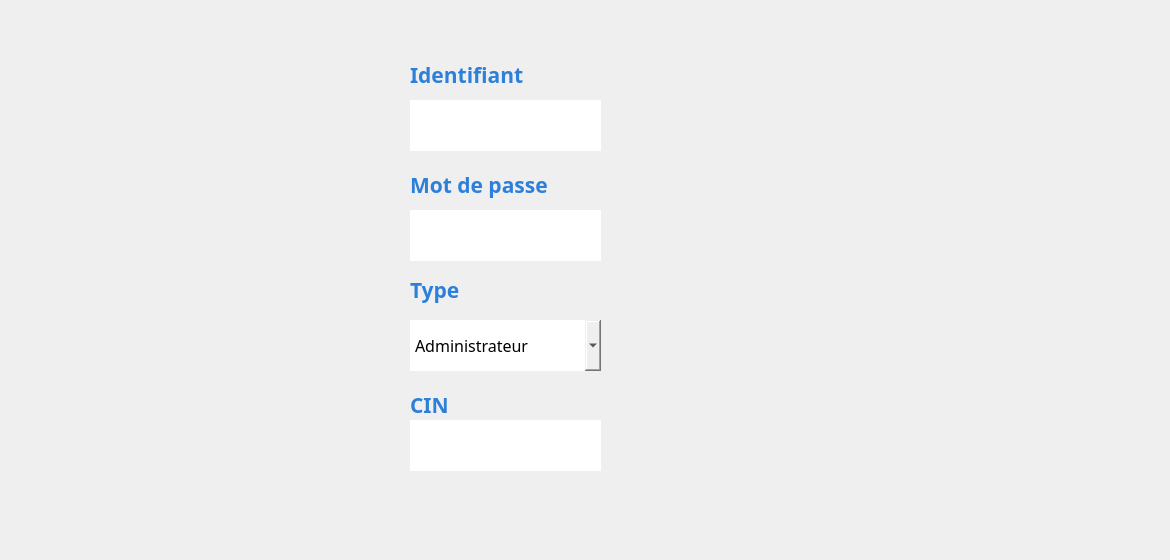
      <widget class="QWidget" name="MAJ_compte">
       <property name="styleSheet">
        <string notr="true">#MAJ_compte {
background-color: transparent;
border-image: url(:background.jpg);
background: none;
border: none;
background-repeat: none;
}
</string>
       </property>
       <widget class="QLineEdit" name="lineEdit_ID_MAJ_compte">
        <property name="enabled">
         <bool>true</bool>
        </property>
        <property name="geometry">
         <rect>
          <x>410</x>
          <y>100</y>
          <width>191</width>
          <height>51</height>
         </rect>
        </property>
        <property name="font">
         <font>
          <family>Javanese Text</family>
          <pointsize>12</pointsize>
         </font>
        </property>
        <property name="autoFillBackground">
         <bool>false</bool>
        </property>
        <property name="styleSheet">
         <string notr="true">#lineEdit_ID_MAJ_compte {
background-color: transparent;
border-image: url(:champs.png);
background: none;
border: none;
background-repeat: none;
}
</string>
        </property>
        <property name="text">
         <string/>
        </property>
        <property name="cursorPosition">
         <number>0</number>
        </property>
        <property name="readOnly">
         <bool>true</bool>
        </property>
       </widget>
       <widget class="QLineEdit" name="lineEdit_mdp_MAJ_compte">
        <property name="geometry">
         <rect>
          <x>410</x>
          <y>210</y>
          <width>191</width>
          <height>51</height>
         </rect>
        </property>
        <property name="font">
         <font>
          <family>Javanese Text</family>
          <pointsize>12</pointsize>
         </font>
        </property>
        <property name="styleSheet">
         <string notr="true">#lineEdit_mdp_MAJ_compte {
background-color: transparent;
border-image: url(:champs.png);
background: none;
border: none;
background-repeat: none;
}
</string>
        </property>
        <property name="text">
         <string/>
        </property>
       </widget>
       <widget class="QComboBox" name="comboBox_Type_MAJ_compte">
        <property name="geometry">
         <rect>
          <x>410</x>
          <y>320</y>
          <width>191</width>
          <height>51</height>
         </rect>
        </property>
        <property name="font">
         <font>
          <family>Javanese Text</family>
          <pointsize>12</pointsize>
         </font>
        </property>
        <property name="styleSheet">
         <string notr="true">#comboBox_Type_MAJ_compte{
background-color: transparent;
border-image: url(:champs.png);
background: none;
border: none;
background-repeat: none;
}
</string>
        </property>
        <item>
         <property name="text">
          <string>Administrateur</string>
         </property>
        </item>
        <item>
         <property name="text">
          <string>Agent</string>
         </property>
        </item>
       </widget>
       <widget class="QLineEdit" name="lineEdit_cin_MAJ_compte">
        <property name="geometry">
         <rect>
          <x>410</x>
          <y>420</y>
          <width>191</width>
          <height>51</height>
         </rect>
        </property>
        <property name="font">
         <font>
          <family>Javanese Text</family>
          <pointsize>12</pointsize>
         </font>
        </property>
        <property name="styleSheet">
         <string notr="true">#lineEdit_cin_MAJ_compte {
background-color: transparent;
border-image: url(:champs.png);
background: none;
border: none;
background-repeat: none;
}
</string>
        </property>
        <property name="text">
         <string/>
        </property>
       </widget>
       <widget class="QPushButton" name="pushButton_Save_compte_MAJ">
        <property name="enabled">
         <bool>true</bool>
        </property>
        <property name="geometry">
         <rect>
          <x>880</x>
          <y>440</y>
          <width>171</width>
          <height>51</height>
         </rect>
        </property>
        <property name="styleSheet">
         <string notr="true">#pushButton_Save_compte_MAJ {
background-color: transparent;
border-image: url(:Enregistrer.png);
background: none;
border: none;
background-repeat: none;
}

</string>
        </property>
        <property name="text">
         <string/>
        </property>
       </widget>
       <widget class="QPushButton" name="pushButton_Annuler_compte_MAJ">
        <property name="geometry">
         <rect>
          <x>880</x>
          <y>500</y>
          <width>171</width>
          <height>51</height>
         </rect>
        </property>
        <property name="styleSheet">
         <string notr="true">#pushButton_Annuler_compte_MAJ {
background-color: transparent;
border-image: url(:Annuler.png);
background: none;
border: none;
background-repeat: none;
}</string>
        </property>
        <property name="text">
         <string/>
        </property>
       </widget>
       <widget class="QPushButton" name="pushButton_Close_compte_MAJ">
        <property name="geometry">
         <rect>
          <x>1130</x>
          <y>10</y>
          <width>31</width>
          <height>31</height>
         </rect>
        </property>
        <property name="styleSheet">
         <string notr="true">#pushButton_Close_compte_MAJ {
background-color: transparent;
border-image: url(:close.png);
background: none;
border: none;
background-repeat: none;
}
</string>
        </property>
        <property name="text">
         <string/>
        </property>
       </widget>
       <widget class="QLabel" name="label_170">
        <property name="geometry">
         <rect>
          <x>410</x>
          <y>60</y>
          <width>181</width>
          <height>31</height>
         </rect>
        </property>
        <property name="font">
         <font>
          <family>Corbel</family>
         </font>
        </property>
        <property name="text">
         <string>&lt;html&gt;&lt;head/&gt;&lt;body&gt;&lt;p&gt;&lt;span style=&quot; font-size:16pt; font-weight:600; color:#2d80d9;&quot;&gt;Identifiant&lt;/span&gt;&lt;/p&gt;&lt;/body&gt;&lt;/html&gt;</string>
        </property>
       </widget>
       <widget class="QLabel" name="label_164">
        <property name="geometry">
         <rect>
          <x>410</x>
          <y>390</y>
          <width>141</width>
          <height>31</height>
         </rect>
        </property>
        <property name="font">
         <font>
          <family>Corbel</family>
          <pointsize>16</pointsize>
         </font>
        </property>
        <property name="text">
         <string>&lt;html&gt;&lt;head/&gt;&lt;body&gt;&lt;p&gt;&lt;span style=&quot; font-weight:600; color:#2d80d9;&quot;&gt;CIN&lt;/span&gt;&lt;/p&gt;&lt;/body&gt;&lt;/html&gt;</string>
        </property>
       </widget>
       <widget class="QLabel" name="label_169">
        <property name="geometry">
         <rect>
          <x>410</x>
          <y>270</y>
          <width>91</width>
          <height>41</height>
         </rect>
        </property>
        <property name="font">
         <font>
          <family>Corbel</family>
          <pointsize>16</pointsize>
         </font>
        </property>
        <property name="text">
         <string>&lt;html&gt;&lt;head/&gt;&lt;body&gt;&lt;p&gt;&lt;span style=&quot; font-weight:600; color:#2d80d9;&quot;&gt;Type&lt;/span&gt;&lt;/p&gt;&lt;/body&gt;&lt;/html&gt;</string>
        </property>
       </widget>
       <widget class="QLabel" name="label_82">
        <property name="geometry">
         <rect>
          <x>410</x>
          <y>170</y>
          <width>181</width>
          <height>31</height>
         </rect>
        </property>
        <property name="font">
         <font>
          <family>Corbel</family>
         </font>
        </property>
        <property name="text">
         <string>&lt;html&gt;&lt;head/&gt;&lt;body&gt;&lt;p&gt;&lt;span style=&quot; font-size:16pt; font-weight:600; color:#2d80d9;&quot;&gt;Mot de passe&lt;/span&gt;&lt;/p&gt;&lt;/body&gt;&lt;/html&gt;</string>
        </property>
       </widget>
      </widget>
